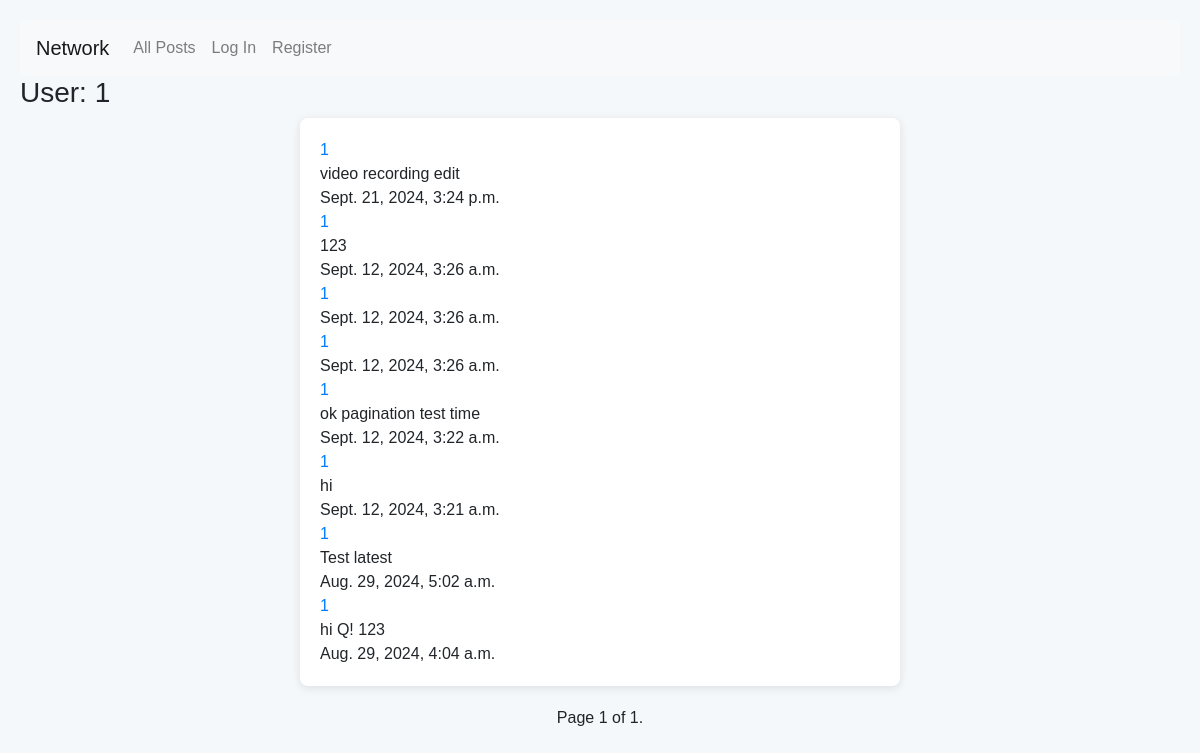
Screenshot of /profileView/1 with the database file from the repository.
### network/models.py (models this page shows, shortened)
class User(AbstractUser):
    followers = models.TextField(blank=True)
    following = models.TextField(blank=True)

class Post(models.Model):
    user = models.ForeignKey("User", on_delete=models.CASCADE, related_name="poster")
    body = models.TextField(blank=True)
    timestamp = models.DateTimeField(auto_now_add=True)
    edited = models.BooleanField(default=False)
    likeUser = models.TextField(blank=True)
    likeCount = models.PositiveIntegerField(default=0)

### network/views.py (the view)
# urls.py: path("profileView/<str:user>", views.profileView, name="profileView"),
def profileView(request, user):
    posts = Post.objects.filter(user__username = user).order_by("-timestamp").all()
    try:
        currentUser = get_object_or_404(User, username=request.user)
        followingList = currentUser.following.split(",")
    except:
        currentUser = "Guest"
        followingList = "None"
    p = Paginator(posts, 10)
    page_number = request.GET.get('page')
    page_obj = p.get_page(page_number)
    user = get_object_or_404(User, username=user)
    return render(request, "network/profile.html",{
        "page_obj": page_obj,
        "Profileuser": user,
        "currentUser": currentUser,
        "followingList": followingList
    })

### network/templates/network/profile.html (shortened to what this page needs)
{% extends "network/layout.html" %}
{% load static %}
{% block body %}
    <h3>User: {{Profileuser.username}}</h3>
    <div id="posts">
        {% for post in page_obj %}
        <div>
            <a id="userProfile" href="{% url 'profileView' post.user %}">{{post.user}}</a>
            <div>{{post.body}}</div>
            <div>{{post.timestamp}}</div>
        </div>
        {% endfor %}
    </div>
    <div class="pagination">
        <span class="step-links">
            <span class="current">
                Page {{ page_obj.number }} of {{ page_obj.paginator.num_pages }}.
            </span>
        </span>
    </div>
{% endblock %}

### network/static/network/styles.css (style rules this page uses)
body { font-family: Arial, sans-serif; background-color: #f5f8fa; margin: 0; padding: 20px; }
#posts { max-width: 600px; margin: auto; background: white; border-radius: 8px; box-shadow: 0 2px 10px rgba(0, 0, 0, 0.1); padding: 20px; }
.pagination { display: flex; justify-content: center; margin-top: 20px; }

### rows the page displays
User: username "1"
Post: user "1", body "video recording edit", timestamp "Sept. 21, 2024, 3:24 p.m."
Post: user "1", body "123", timestamp "Sept. 12, 2024, 3:26 a.m."
Post: user "1", timestamp "Sept. 12, 2024, 3:26 a.m."
Post: user "1", timestamp "Sept. 12, 2024, 3:26 a.m."
Post: user "1", body "ok pagination test time", timestamp "Sept. 12, 2024, 3:22 a.m."
Post: user "1", body "hi", timestamp "Sept. 12, 2024, 3:21 a.m."
Post: user "1", body "Test latest", timestamp "Aug. 29, 2024, 5:02 a.m."
Post: user "1", body "hi Q! 123", timestamp "Aug. 29, 2024, 4:04 a.m."

### other values shown
{{ page_obj.number }} "1"
{{ page_obj.paginator.num_pages }} "1"
